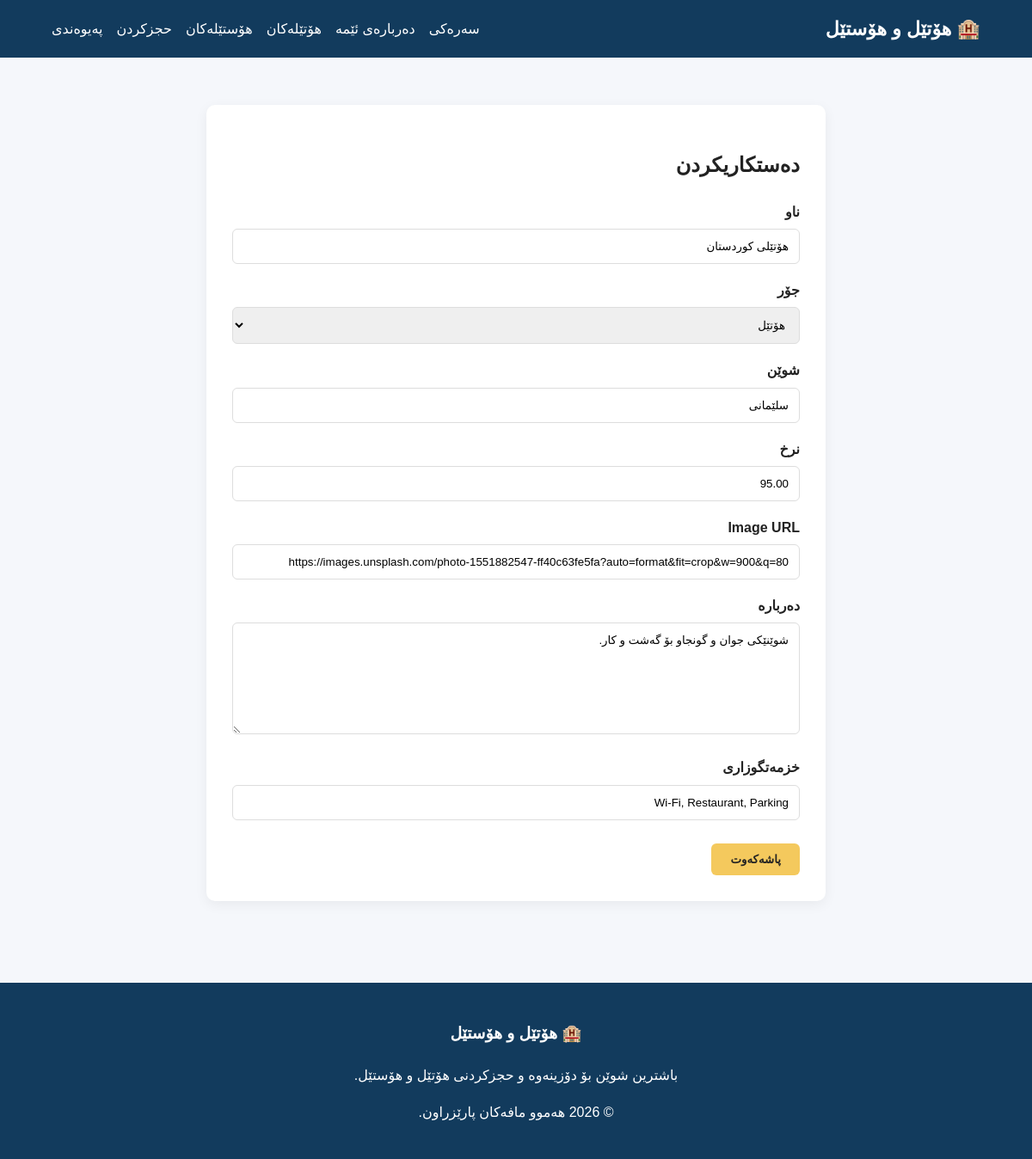
/admin/edit_hotel.php?id=2 (signed in), run on the app's committed database.
### tables this page shows
CREATE TABLE properties (
 id INT AUTO_INCREMENT PRIMARY KEY,
 name VARCHAR(255) NOT NULL,
 type ENUM('hotel','hostel') NOT NULL,
 location VARCHAR(255) NOT NULL,
 price DECIMAL(10,2) NOT NULL,
 image VARCHAR(500) NOT NULL,
 description TEXT NOT NULL,
 services TEXT,
 created_at TIMESTAMP DEFAULT CURRENT_TIMESTAMP
);

### admin/edit_hotel.php (the view)
<?php require_once "../includes/db.php";require_once "../includes/auth.php";require_admin();$id=(int)($_GET["id"]??0);$stmt=$conn->prepare("SELECT * FROM properties WHERE id=?");$stmt->execute([$id]);$p=$stmt->fetch(PDO::FETCH_ASSOC);if(!$p)die("Not found");if($_SERVER["REQUEST_METHOD"]==="POST"){$stmt=$conn->prepare("UPDATE properties SET name=?,type=?,location=?,price=?,image=?,description=?,services=? WHERE id=?");$stmt->execute([$_POST["name"],$_POST["type"],$_POST["location"],$_POST["price"],$_POST["image"],$_POST["description"],$_POST["services"],$id]);header("Location:hotels.php");exit;}$page_title="دەستکاری";$root="../";include "../includes/header.php"; ?>
<section class="section"><div class="container"><div class="form-box"><h1>دەستکاریکردن</h1><form method="POST"><div class="form-group"><label>ناو</label><input name="name" value="<?= htmlspecialchars($p["name"]) ?>" required></div><div class="form-group"><label>جۆر</label><select name="type"><option value="hotel" <?= $p["type"]==="hotel"?"selected":"" ?>>هۆتێل</option><option value="hostel" <?= $p["type"]==="hostel"?"selected":"" ?>>هۆستێل</option></select></div><div class="form-group"><label>شوێن</label><input name="location" value="<?= htmlspecialchars($p["location"]) ?>"></div><div class="form-group"><label>نرخ</label><input type="number" step="0.01" name="price" value="<?= $p["price"] ?>"></div><div class="form-group"><label>Image URL</label><input name="image" value="<?= htmlspecialchars($p["image"]) ?>"></div><div class="form-group"><label>دەربارە</label><textarea name="description"><?= htmlspecialchars($p["description"]) ?></textarea></div><div class="form-group"><label>خزمەتگوزاری</label><input name="services" value="<?= htmlspecialchars($p["services"]) ?>"></div><button class="btn">پاشەکەوت</button></form></div></div></section><?php include "../includes/footer.php"; ?>

### css/style.css (style rules this page uses)
* { box-sizing:border-box }
body { margin:0;font-family:Tahoma,Arial,sans-serif;background:#f5f7fb;color:#222;line-height:1.7 }
.container { width:90%;max-width:1200px;margin:auto }
.btn { display:inline-block;background:#f4c95d;color:#222;padding:11px 22px;border-radius:6px;font-weight:bold;border:none;cursor:pointer;margin-top:10px }
.section { padding:55px 0 }
.form-box { max-width:720px;margin:auto;background:#fff;padding:30px;border-radius:10px;box-shadow:0 4px 15px rgba(0,0,0,.06) }
.form-group { margin-bottom:17px }
label { display:block;margin-bottom:6px;font-weight:bold }
input,select,textarea { width:100%;padding:12px;border:1px solid #ddd;border-radius:6px;font-family:inherit }
textarea { min-height:130px }

### data on the page
properties: name "هۆتێلی کوردستان", type "هۆتێل", location "سلێمانی", price "95.00", image "https://images.unsplash.com/photo-1551882547-ff40c63fe5fa?auto=format&fit=crop&w=900&q=80", description "شوێنێکی جوان و گونجاو بۆ گەشت و کار.", services "Wi-Fi, Restaurant, Parking"
